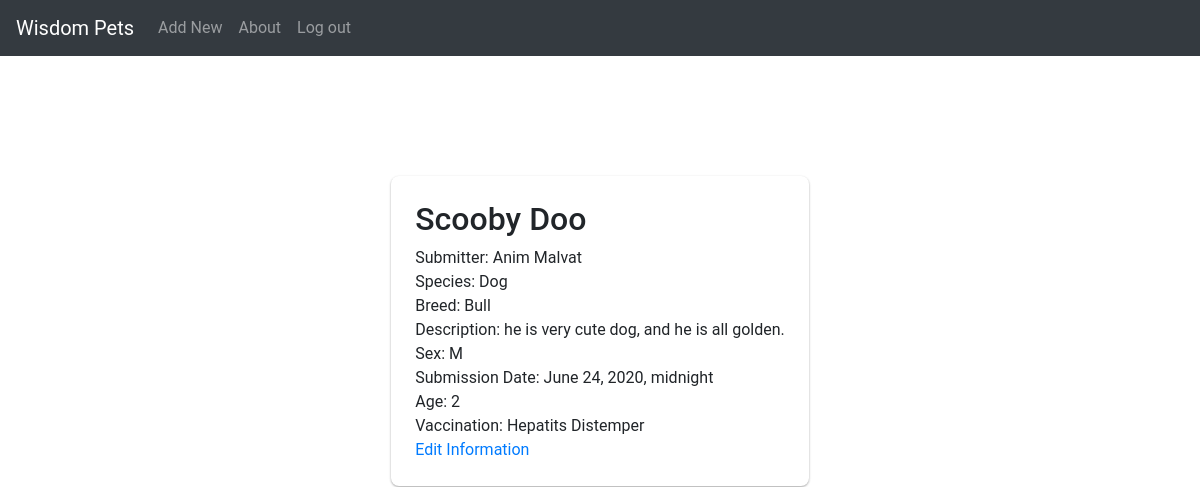
Page /adoptions/1/ on the earlier database version.
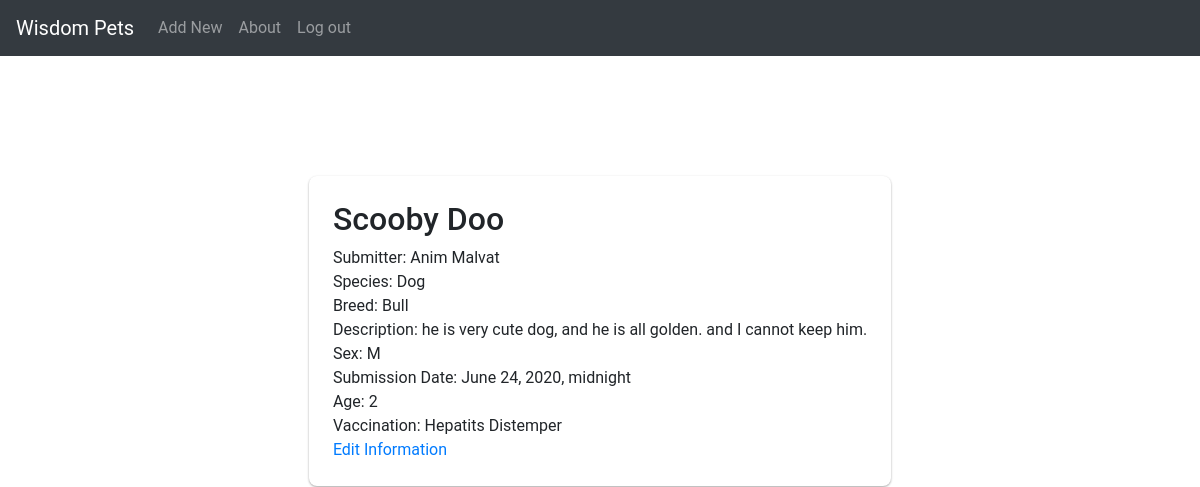
Same page on the later database version.
### adoptions/models.py (models this page shows)
class Pet(models.Model):
    SEX_CHOICES = [("M", "Male"), ("F", "Female")]
    name = models.CharField(max_length=100)
    submitter = models.CharField(max_length=100)
    species = models.CharField(max_length=30)
    breed = models.CharField(max_length=30, blank=True)
    description = models.TextField()
    sex = models.CharField(max_length=1, choices=SEX_CHOICES, blank=True)
    submission_date = models.DateTimeField()
    age = models.IntegerField(null=True)
    vaccination = models.ManyToManyField("Vaccination", blank=True)

### adoptions/views.py (the view)
# urls.py: path('adoptions/<int:pet_id>/', views.pet_detail, name="pet_detail"),
def pet_detail(request, pet_id):
    try:
        pet = Pet.objects.get(id = pet_id)
    except:
        raise Http404('pet object not found')
    return render(request, 'pet_detail.html', {
        'pet': pet,
    })

### adoptions/models.py (called while the page is built)
    def __str__(self):
        return self.name

### adoptions/templates/pet_detail.html (shortened to what this page needs)
{% extends 'base.html'%}
{% load static %}
{% block 'scripts'%}
    <link rel="stylesheet" href="{% static 'css/styles.css'%}"/>
{% endblock %}
{% block 'body' %}
    <div class="pet-detail-container">
        <div class="petname petdetail">
            <h2>
                {{ pet.name }}
            </h2>
            Submitter: {{ pet.submitter }} </br>
            Species: {{ pet.species }} </br>
            Breed: {{ pet.breed }} </br>
            Description: {{ pet.description }} </br>
            Sex: {{ pet.sex }} </br>
            Submission Date: {{ pet.submission_date }} </br>
            Age: {{ pet.age }} </br>
            Vaccination: {% if pet.vaccination %}
            {% for vaccination in pet.vaccination.all %}
                {{ vaccination }}
            {% endfor %}
            {% endif %}
            <a href="{% url 'edit_pet' pet.id %}"> Edit Information </a>
        </div>
    </div>
{% endblock %}

Differences in the rows shown:
changed Pet "Scooby Doo": description "he is very cute dog, and he is all golden." → "he is very cute dog, and he is all golden. and I cannot keep him."
